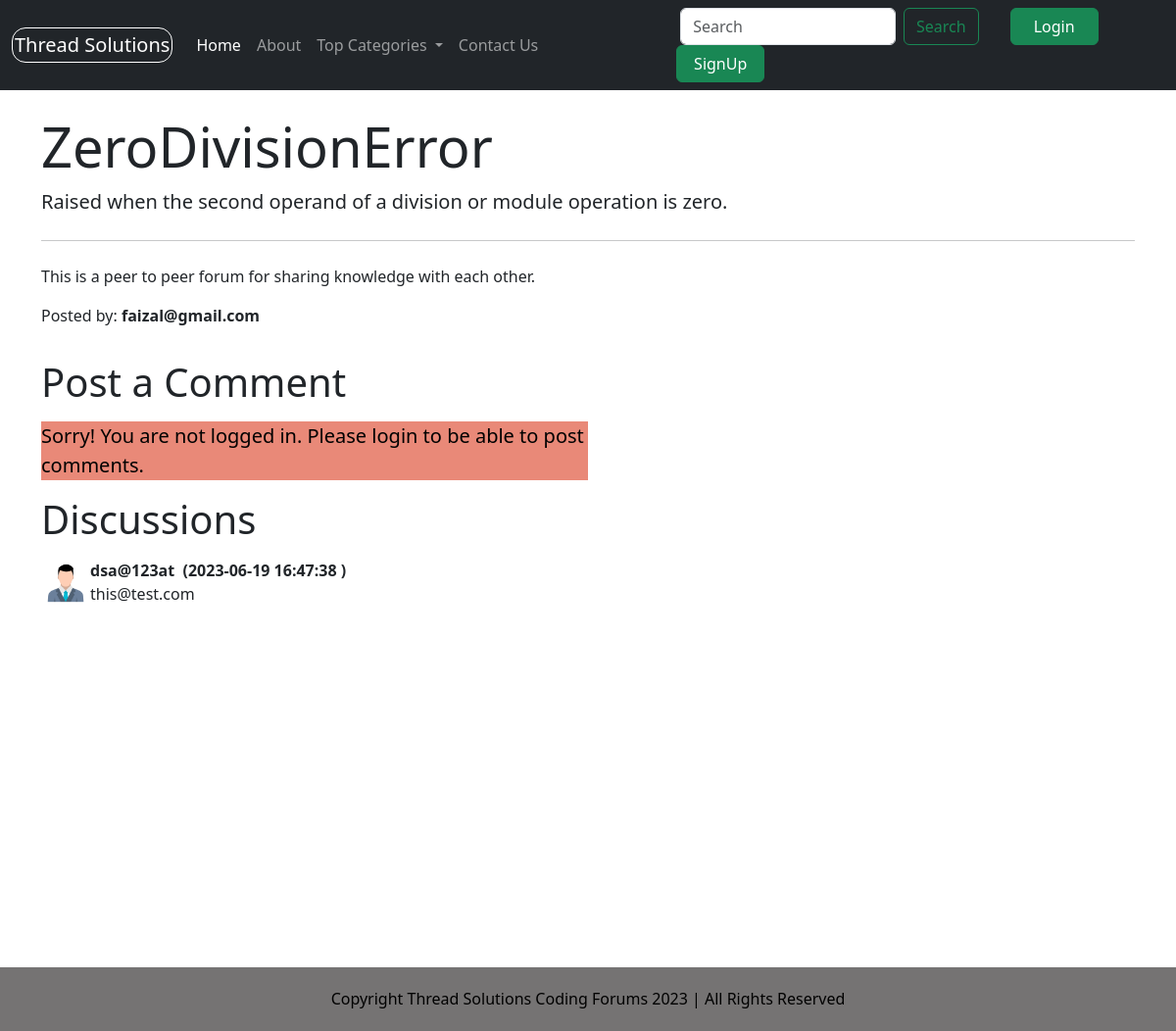
The page /thread.php?threadid=70 on the database its author committed.
### tables this page shows
CREATE TABLE `threads` (
  `thread_id` int(2) NOT NULL,
  `thread_title` varchar(255) NOT NULL,
  `thread_desc` text NOT NULL,
  `thread_cat_id` int(7) NOT NULL,
  `thread_user_id` int(7) NOT NULL,
  `timestamp` datetime NOT NULL DEFAULT current_timestamp()
);

CREATE TABLE `users` (
  `sno` int(8) NOT NULL,
  `user_email` varchar(30) NOT NULL,
  `user_pass` varchar(32) NOT NULL,
  `timestamp` datetime NOT NULL DEFAULT current_timestamp()
);

CREATE TABLE `comments` (
  `comment_id` int(8) NOT NULL,
  `comment_content` text NOT NULL,
  `thread_id` int(8) NOT NULL,
  `comment_by` int(8) NOT NULL,
  `comment_time` datetime NOT NULL DEFAULT current_timestamp()
);

### thread.php (the view, shortened to what this page needs)
<!doctype html>
<html lang="en">
<head>
</head>
<body>
    <?php include 'partials/_header.php'; ?>
    <?php
    $id = $_GET['threadid'];
    $sql = "SELECT * FROM `threads` WHERE thread_id=$id ";
    $result = mysqli_query($conn, $sql);
    while ($row = mysqli_fetch_assoc($result)) {
        $title = $row['thread_title'];
        $desc = $row['thread_desc'];
        $thread_user_id = $row['thread_user_id'];
        $sql2 = "SELECT user_email FROM `users` WHERE sno='$thread_user_id'";
        $result2 = mysqli_query($conn, $sql2);
        $row2 = mysqli_fetch_assoc($result2);
        $posted_by = $row2['user_email'];
    }
    ?>
    <div class="container my-4">
        <div class="jumbotron">
            <h1 class="display-4">
                <?php echo $title; ?>
            </h1>
            <p class="lead">
                <?php echo $desc; ?>
            </p>
            <hr class="my-4">
            <p> This is a peer to peer forum for sharing knowledge with each other.</p>
            <p class="text-left">Posted by:<b>
                    <?php echo $posted_by; ?>
                </b></p>
        </div>
    </div>
    <?php
    if (isset($_SESSION['loggedin']) && $_SESSION['loggedin'] == true) {
        echo '<div class="container">
        <h1 class="py-2">Post a Comment</h1>
        <form action= "' . $_SERVER['REQUEST_URI'] . '" method="post">
            <div class="form-group">
                <label for="exampleFormControlTextarea1">Type your comment</label>
                <textarea class="form-control" id="comment" name="comment" rows="3"></textarea>
                <input type="hidden" name="sno" value="' . $_SESSION["sno"] . '">
            </div>
            <button type="submit" class="btn btn-success">Post Comment</button>
        </form>
    </div>';
    } else {
        echo '
        <div class="container">
        <h1 class="py-2">Post a Comment</h1>
           <p class="lead" style="color:black; background-color: rgb(233, 137, 120); width:50%;">Sorry! You are not logged in. Please login to be able to post comments.</p>
        </div>
        ';
    }
    ?>
    <div class="container mb-5" id="ques">
        <h1>Discussions</h1>
        <?php
        $id = $_GET['threadid'];
        $sql = "SELECT * FROM `comments` WHERE thread_id=$id";
        $result = mysqli_query($conn, $sql);
        while ($row = mysqli_fetch_assoc($result)) {
            $content = $row['comment_content'];
            $comment_time = $row['comment_time'];
            $thread_user_id = $row['comment_by'];
            $sql2 = "SELECT user_email FROM `users` WHERE sno='$thread_user_id' ";
            $result2 = mysqli_query($conn, $sql2);
            $row2 = mysqli_fetch_assoc($result2);
            echo '<div class="media my-3" style="display:flex;">
                  <img src="vector-users-icon.webp" width=50px class="mr-3 " alt="loading error">
                    <div class="media-body">
                    <p class="font-weight-bold my-0"><b>' . $row2['user_email'] . 'at &nbsp;(' . $comment_time . ' )</b></p>
                    ' . $content . '
                   </div>
              </div>';
        }
        ?>
    </div>
    <?php include 'partials/_footer.php'; ?>
</body>
</html>

### thread.php (style rules this page uses)
#ques { min-height: 433px; }

### rows shown on the page
threads: thread_title "ZeroDivisionError", thread_desc "Raised when the second operand of a division or module operation is zero."
users: user_email "faizal@gmail.com"
comments: users.user_email "dsa@123", comment_time "2023-06-19 16:47:38", comment_content "this@test.com"
